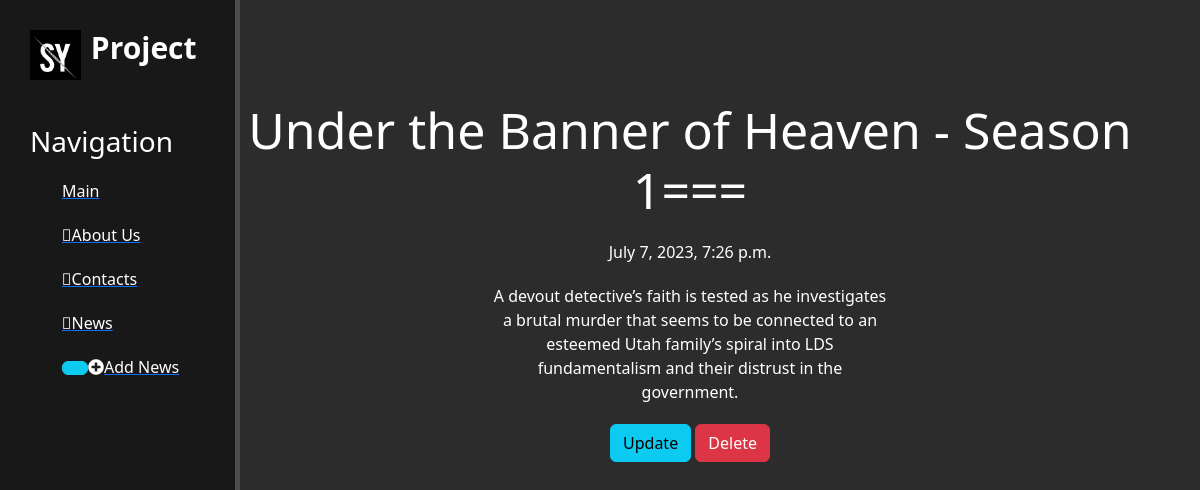
Screenshot of /news/8 with the database file from the repository.
### news/models.py (models this page shows, shortened)
class Articles(models.Model):
    title = models.CharField('Titlr', max_length=200)
    anons = models.CharField('Anons', max_length=250)
    body = models.TextField('Body')
    data = models.DateTimeField('Data')
    class Meta:
        verbose_name = 'New'
        verbose_name_plural = 'News'

### news/views.py (the view)
# urls.py: path('<int:pk>', NewsDetailView.as_view(), name='details'),
class NewsDetailView(DetailView):
    model = Articles
    template_name = 'news/details_view.html'
    context_object_name = 'article'

### news/templates/news/details_view.html (shortened to what this page needs)
{% extends 'main/base.html' %}
{% block content%}
<div class="features">
  <h1>{{ article.title}}</h1>
  <p>{{ article.data}}</p>
  <p>{{ article.body}}</p>
  <a href="{% url 'update' article.id%}" class="btn btn-info">Update</a>
  <a href="{% url 'delete' article.id%}" class="btn btn-danger">Delete</a>
</div>
{% endblock %}

### main/static/main/css/main.css (style rules this page uses)
body { background: #2c2c2c ; }
main .features { float: left; color: #fff; margin-top: 100px; text-align: center; width: 75%; }
main .features h1 { font-size: 50px }
main .features p { max-width: 400px; margin: 20px auto }

### rows the page displays
Articles: title "Under the Banner of Heaven - Season 1===", data "July 7, 2023, 7:26 p.m.", body "A devout detective’s faith is tested as he investigates a brutal murder that seems to be connected to an esteemed Utah family’s spiral into LDS fundamentalism and their distrust in the government."
